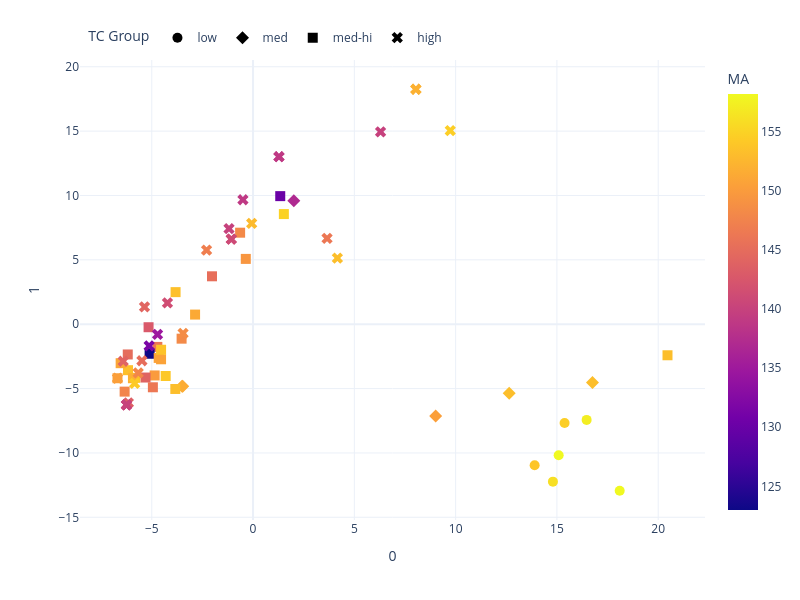

The code cell stored with this chart in its notebook:
### Code cell
PCA_plotter(plot_df_ss, 'MA', model_name, save_name=save_name+"_ss", save=save)

### Figure 1 — Plotly figure (JSON) as saved in the notebook; plotly's stock layout.template omitted (floating-point values rounded to 4 significant figures; data arrays with more than 128 entries replaced by an {"elided": "..."} marker saying what was removed)
{"data": [{"customdata": [[1.053, 0.6813, 157.2, 109.1, 1.432, 1.58], [1.066, 0.6783, 153.8, 105.9, 1.8, 1.47], [1.06, 0.6783, 154.6, 105.9, 1.8, 1.52], [1.046, 0.6813, 158.2, 109.1, 2.692, 1.45], [1.046, 0.66, 158.2, 91.36, 2.377, 1.36], [1.056, 0.6625, 156.0, 69.55, 1.313, 1.4]], "hovertemplate": "<b>%{hovertext}</b><br><br>TC Group=low<br>0=%{x}<br>1=%{y}<br>RA=%{customdata[0]}<br>RB=%{customdata[1]}<br>MA=%{marker.color}<br>MB=%{customdata[3]}<br>Entropy_conf=%{customdata[4]}<br>Target TC=%{customdata[5]}<extra></extra>", "hovertext": ["Gd2(Zr1/4Hf1/4Sn1/4Ti1/4)2O7", "(Sm1/2Gd1/2)2(Zr1/3Hf1/3Ti1/3)2O7", "(Gd1/2Eu1/2)2(Zr1/3Hf1/3Ti1/3)2O7", "(Sm1/4Gd1/4Eu1/4Yb1/4)2(Zr1/4Hf1/4Sn1/4Ti1/4)2O7", "(Sm1/4Gd1/4Eu1/4Yb1/4)2(Zr1/4Hf1/4Ti1/2)2O7", "(Sm3/4Yb1/4)2(Zr1/2Ti1/2)2O7"], "legendgroup": "low", "marker": {"color": [157.2, 153.8, 154.6, 158.2, 158.2, 156.0], "coloraxis": "coloraxis", "size": 10, "symbol": "circle"}, "mode": "markers", "name": "low", "orientation": "v", "showlegend": true, "type": "scatter", "x": [16.47, 13.9, 15.38, 15.09, 18.1, 14.8], "xaxis": "x", "y": [-7.435, -10.96, -7.677, -10.18, -12.94, -12.23], "yaxis": "y"}, {"customdata": [[1.083, 0.72, 151.5, 91.22, 0.7499, 1.771], [1.083, 0.72, 151.5, 91.22, 0.7499, 1.773], [1.075, 0.72, 137.0, 91.22, 1.114, 1.798], [1.079, 0.6813, 150.4, 109.1, 1.432, 1.73], [1.066, 0.6813, 153.2, 109.1, 2.43, 1.67], [1.066, 0.6558, 153.2, 88.67, 2.3, 1.71]], "hovertemplate": "<b>%{hovertext}</b><br><br>TC Group=med<br>0=%{x}<br>1=%{y}<br>RA=%{customdata[0]}<br>RB=%{customdata[1]}<br>MA=%{marker.color}<br>MB=%{customdata[3]}<br>Entropy_conf=%{customdata[4]}<br>Target TC=%{customdata[5]}<extra></extra>", "hovertext": ["*Gd1.33Ce0.67Zr2.00O7.00", "*Gd1.33Ce0.67Zr2.00O7.00", "*La0.56Gd1.00Y0.44Zr2.00O7.00", "Sm2(Zr1/4Hf1/4Sn1/4Ti1/4)2O7", "(Sm1/3Gd1/3Eu1/3)2(Zr1/4Hf1/4Sn1/4Ti1/4)2O7", "(Sm1/3Gd1/3Eu1/3)2(Zr1/6Hf1/6Sn1/6Ti1/2)2O7"], "legendgroup": "med", "marker": {"color": [151.5, 151.5, 137.0, 150.4, 153.2, 153.2], "coloraxis": "coloraxis", "size": 10, "symbol": "diamond"}, "mode": "markers", "name": "med", "orientation": "v", "showlegend": true, "type": "scatter", "x": [-3.473, -3.503, 2.011, 9.014, 12.64, 16.76], "xaxis": "x", "y": [-4.827, -4.816, 9.6, -7.131, -5.362, -4.528], "yaxis": "y"}, {"customdata": {"elided": "27x6 float values"}, "hovertemplate": "<b>%{hovertext}</b><br><br>TC Group=med-hi<br>0=%{x}<br>1=%{y}<br>RA=%{customdata[0]}<br>RB=%{customdata[1]}<br>MA=%{marker.color}<br>MB=%{customdata[3]}<br>Entropy_conf=%{customdata[4]}<br>Target TC=%{customdata[5]}<extra></extra>", "hovertext": ["*Sm2.00Zr2.00O7.00", "*Sm1.38Eu0.15Dy0.46Zr2.00O7.00", "*Sm1.33Gd0.44Dy0.22Zr2.00O7.00", "*Nd0.86Sm0.76Er0.38Zr2.00O7.00", "*La0.53Gd0.53Dy0.95Zr2.00O7.00", "*Dy0.67Pr1.33Zr2.00O7.00", "*Nd0.70Sm0.09Eu0.70Ce0.52Zr2.00O7.00", "*Sm0.86Dy0.29Ce0.86Zr2.00O7.00", "*La1.00Sm0.25Eu0.75Zr2.00O7.00", "*Nd0.86Sm0.29Gd0.86Zr2.00O7.00", "*Gd0.63Dy0.21Pr0.84Ce0.32Zr2.00O7.00", "*Nd1.00Dy1.00Zr2.00O7.00", "*La1.38Yb0.62Zr2.00O7.00", "*Eu0.53Y0.53Pr0.95Zr2.00O7.00", "*Sm0.58Gd0.33Eu0.67Pr0.08Ce0.33Zr2.00O7.00", "*La1.33Sm0.67Zr2.00O7.00", "*Nd0.86Sm0.57Pr0.57Zr2.00O7.00", "*Sm0.24Tm0.72Pr0.40Ce0.64Zr2.00O7.00", "*La0.09Y0.78Dy0.26Pr0.17Ce0.70Zr2.00O7.00", "*Nd0.92Gd1.08Zr2.00O7.00", "*Sm0.10Gd0.70Ho0.60Ce0.60Zr2.00O7.00", "*Eu0.80Tm0.40Ce0.80Zr2.00O7.00", "*Eu0.55Dy0.55Er0.30Pr0.06Ce0.55Zr2.00O7.00", "*Nd0.18Gd0.36Pr0.73Ce0.73Zr2.00O7.00", "(Sm1/3Gd1/3Eu1/3)2(Zr1/2Hf1/2)2O7", "(Sm1/3Gd1/3Eu1/3)2(Zr1/12Hf1/12Sn1/12Ti3/4)2O7", "(La1/7Nd1/7Sm1/7Gd1/7Eu1/7Pr1/7Ce1/7)2(Zr1/2Hf1/2)2O7"], "legendgroup": "med-hi", "marker": {"color": [150.4, 153.3, 153.2, 151.0, 154.9, 148.1, 146.1, 147.7, 145.2, 150.7, 148.2, 153.4, 149.4, 130.1, 149.9, 142.7, 145.0, 151.9, 123.0, 151.2, 154.1, 150.6, 153.6, 143.9, 153.2, 153.2, 146.2], "coloraxis": "coloraxis", "size": 10, "symbol": "square"}, "mode": "markers", "name": "med-hi", "orientation": "v", "showlegend": true, "type": "scatter", "x": [-6.692, -6.174, -5.812, -6.536, 1.52, -0.6386, -4.725, -6.339, -2.027, -4.541, -3.527, -3.824, -0.3587, 1.342, -4.858, -5.158, -6.185, -5.93, -5.107, -2.862, -4.313, -4.659, -4.54, -5.306, -3.838, 20.46, -4.945], "xaxis": "x", "y": [-4.198, -3.572, -4.165, -3.028, 8.555, 7.109, -1.764, -5.237, 3.722, -2.725, -1.123, 2.492, 5.073, 9.949, -3.98, -0.2341, -2.35, -4.196, -2.296, 0.7473, -4.023, -2.62, -1.984, -4.142, -5.031, -2.414, -4.9], "yaxis": "y"}, {"customdata": {"elided": "28x6 float values"}, "hovertemplate": "<b>%{hovertext}</b><br><br>TC Group=high<br>0=%{x}<br>1=%{y}<br>RA=%{customdata[0]}<br>RB=%{customdata[1]}<br>MA=%{marker.color}<br>MB=%{customdata[3]}<br>Entropy_conf=%{customdata[4]}<br>Target TC=%{customdata[5]}<extra></extra>", "hovertext": ["*La0.62Y0.34Er0.28Pr0.28Ce0.48Zr2.00O7.00", "*Pr2.00Zr2.00O7.00", "*Sm0.18Er0.18Ce1.64Zr2.00O7.00", "*Eu0.20Ho0.90Pr0.90Zr2.00O7.00", "*Ce2.00Zr2.00O7.00", "*Pr2.00Zr2.00O7.00", "*Ce2.00Zr2.00O7.00", "*La1.12Nd0.38Er0.50Zr2.00O7.00", "*La2.00Zr2.00O7.00", "*Ce2.00Zr2.00O7.00", "*Nd1.45Sm0.18Ce0.36Zr2.00O7.00", "*La1.14Nd0.14Pr0.71Zr2.00O7.00", "*Tm0.42Ho0.42Er0.21Ce0.95Zr2.00O7.00", "*La0.84Y0.32Ce0.84Zr2.00O7.00", "*Eu2.00Zr2.00O7.00", "*Eu1.08Ho0.15Ce0.77Zr2.00O7.00", "*La0.20Sm0.20Ho0.53Pr0.47Ce0.60Zr2.00O7.00", "*Eu2.00Zr2.00O7.00", "*Nd2.00Zr2.00O7.00", "La2Zr2O7", "Sm2Zr2O7", "La2(Zr1/2Hf1/2)2O7", "(La1/2Pr1/2)2(Zr1/3Hf1/3Sn1/3)2O7", "(Gd1/2Eu1/2)2(Zr1/3Hf1/3Sn1/3)2O7", "(La1/3Nd1/3Pr1/3)2(Zr1/2Hf1/2)2O7", "(Sm1/3Gd1/3Eu1/3)2(Zr1/3Hf1/3Sn1/3)2O7", "(La1/5Nd1/5Sm1/5Eu1/5Ce1/5)2Zr2O7", "(La1/7Nd1/7Sm1/7Gd1/7Eu1/7Pr1/7Ce1/7)2(Zr1/3Hf1/3Sn1/3)2O7"], "legendgroup": "high", "marker": {"color": [134.8, 140.9, 143.5, 152.8, 140.1, 140.9, 140.1, 147.0, 138.9, 140.1, 144.0, 140.0, 154.3, 131.5, 152.0, 148.4, 147.8, 152.0, 144.2, 138.9, 150.4, 138.9, 139.9, 154.6, 141.4, 153.2, 145.1, 146.2], "coloraxis": "coloraxis", "size": 10, "symbol": "x"}, "mode": "markers", "name": "high", "orientation": "v", "showlegend": true, "type": "scatter", "x": [-4.715, -1.074, -6.155, -0.06797, -6.249, -1.074, -6.249, -2.295, 1.279, -6.249, -6.409, -1.187, -5.847, -5.13, 8.038, -3.455, -5.67, 8.038, -5.359, 1.279, -6.692, -0.4999, 6.295, 9.734, -4.226, 4.163, -5.487, 3.653], "xaxis": "x", "y": [-0.7929, 6.605, -6.105, 7.827, -6.263, 6.605, -6.263, 5.757, 13.01, -6.263, -2.877, 7.42, -4.592, -1.688, 18.25, -0.7116, -3.781, 18.25, 1.344, 13.01, -4.198, 9.667, 14.94, 15.04, 1.656, 5.138, -2.841, 6.662], "yaxis": "y"}], "layout": {"coloraxis": {"cmax": 158.2, "cmin": 123.0, "colorbar": {"title": {"text": "MA"}}, "colorscale": [[0, "#0d0887"], [0.1111, "#46039f"], [0.2222, "#7201a8"], [0.3333, "#9c179e"], [0.4444, "#bd3786"], [0.5556, "#d8576b"], [0.6667, "#ed7953"], [0.7778, "#fb9f3a"], [0.8889, "#fdca26"], [1, "#f0f921"]]}, "height": 600, "legend": {"orientation": "h", "title": {"text": "TC Group"}, "tracegroupgap": 0, "x": 0.01, "xanchor": "left", "y": 1.08, "yanchor": "top"}, "margin": {"t": 60}, "width": 800, "xaxis": {"anchor": "y", "domain": [0, 1], "title": {"text": "0"}}, "yaxis": {"anchor": "x", "domain": [0, 1], "title": {"text": "1"}}}}
